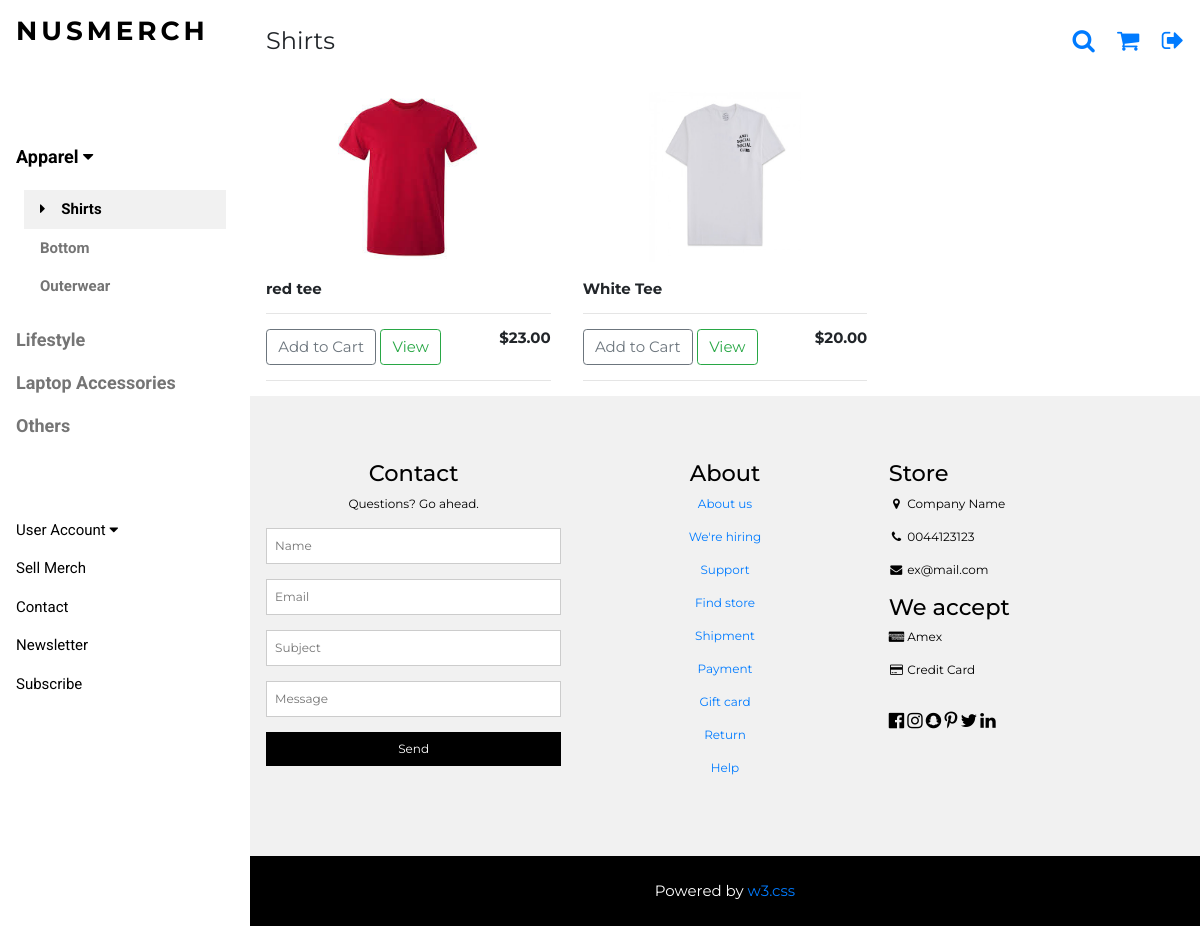
/shirt/, run on the app's committed database.
### nusmerch/models.py (models this page shows, shortened)
class Product(models.Model):
	cat = [
    ('Shirt', 'Shirt'),
    ('Outerwear', 'Outerwear'),
   	('Bottom', 'Bottom'),
   	('Laptop Accessories', 'Laptop Accessories'),
	('Lifestyle', 'Lifestyle'),
   	('Others', 'Others'),
   	]
	filter_type = [
		('NIL', 'NIL'),
		('Faculty', 'Faculty'),
		('Matric', 'Matric'),
		('Email', 'Email'),
		('Campus Residential', 'Campus Residential'),
	]
	faculty_types = [
		('FASS', 'Arts and Social Sciences'),
		('BIZ', 'Business'),
		('COM', 'Computing'),
		('DEN', 'Dentistry'),
		('SDE', 'Design and Environment'),
		('ENG', 'Engineering'),
		('LAW', 'Law'),
		('MED', 'Medicine'),
		('SCI', 'Science'),
	]
	Campus_Residential = [
		('TH', 'Temasek Hall'),
		('EH', 'Eusoff Hall'),
		('SH', 'Sheares Hall'),
		('RH', 'Raffles Hall'),
		('KR', 'Kent Ridge Hall'),
		('TEM', 'Tembusu'),
		('RVRC', 'Ridge View Residences'),
		('CAPT', 'College of Alice and Peter Tan'),
		('USP', 'University Scholars Programme'),
		('RC4', 'Residential College 4'),
		('NIL', 'Do Not Stay On Campus'),
	]
	name_of_MERCH = models.CharField(max_length=200,null=True)
	price = models.DecimalField(decimal_places=2,max_digits=5)
	organisation = models.CharField(max_length=200,null=True)
	category = models.CharField(max_length=200,null=True,choices=cat)
	filter = models.CharField('Filter Type', max_length=200,null=True,choices=filter_type, default='NIL')
	filter_faculty = models.CharField('Filter(Faculty)', max_length=200, blank=True, choices=faculty_types)
	filter_matric = models.CharField('Filter(Matric)',max_length=10000, blank=True)
	filter_email = models.CharField('Filter(Email)',max_length=10000, blank=True)
	filter_campus = models.CharField('Filter(Campus)', max_length=200, blank=True, choices=Campus_Residential)
	form = models.URLField(max_length=200)
	image = models.ImageField(upload_to='media',null=True)

### nusmerch/views.py (the view)
# urls.py: url(r'^shirt/$',views.shirt,name='shirt'),
def shirt(request):
    products = Product.objects.filter(category = "Shirt")
    if request.user.is_authenticated:
        user = request.user
        profile = userInfo.objects.get(user=user)
        pdt_nil = products.filter(filter = "NIL")
        pdt_faculty = products.filter(filter_faculty = profile.faculty)
        pdt_email = products.filter(filter_email__icontains = profile.email)
        pdt_matric = products.filter(filter_matric__icontains = profile.matric)
        pdt_campus = products.filter(filter_campus=profile.campus_residential_type)
        products = pdt_faculty | pdt_campus | pdt_nil | pdt_matric | pdt_email
    else:
        products = products
    context = {'products':products}
    return render(request, "nusmerch/shirt.html", context)

### nusmerch/templates/nusmerch/shirt.html (shortened to what this page needs)
{% extends "nusmerch/merch.html" %}
{% load static %}
{% block head %}
    <p class="w3-left">Shirts</p>
{% endblock %}
{% block menu %}
<nav class="w3-sidebar w3-bar-block w3-white w3-collapse w3-top" style="z-index:3;width:250px" id="mySidebar">
  <div class="w3-container w3-display-container w3-padding-16">
    <h3 class="w3-wide"><b>NUSMERCH</b></h3>
  </div>
  <div class="w3-padding-64 w3-large w3-text-grey" style="font-weight:bold">
      <a onclick="myAccFunc()" href="javascript:void(0)" class="w3-button w3-block w3-white w3-left-align" id="myBtn">
      Apparel  <i class="fa fa-caret-down"></i>
    </a>
    <div id="demoAcc" class="w3-bar-block w3-hide w3-padding-large w3-medium">
      <a href="/shirt/" class="w3-bar-item w3-button w3-light-grey"><i class="fa fa-caret-right w3-margin-right"></i>Shirts</a>
      <a href="/bottom/" class="w3-bar-item w3-button">Bottom</a>
      <a href="/outerwear/" class="w3-bar-item w3-button">Outerwear</a>
    </div>
    <a href="/lifestyle/" class="w3-bar-item w3-button">Lifestyle</a>
    <a href="/laptop/" class="w3-bar-item w3-button">Laptop Accessories</a>
    <a href="/others/" class="w3-bar-item w3-button">Others</a>
  </div>
    <a onclick="myAccFunc2()" href="javascript:void(0)" class="w3-button w3-block w3-white w3-left-align" id="myBtn">
      User Account  <i class="fa fa-caret-down"></i>
    </a>
  <a href="/sell_merch/" class="w3-bar-item w3-button w3-padding">Sell Merch</a>
    <a href="#footer" class="w3-bar-item w3-button w3-padding">Contact</a>
  <a href="javascript:void(0)" class="w3-bar-item w3-button w3-padding" onclick="document.getElementById('newsletter').style.display='block'">Newsletter</a>
  <a href="#footer"  class="w3-bar-item w3-button w3-padding">Subscribe</a>
</nav>
{% endblock %}
{% block product %}
  <div class="w3-row">
    {% for product in products %}
    <div class="w3-col l4 s4">
      <img class="item center thumbnail" src="{{ product.image.url }}">
      <div class="w3-container">
        <h6><strong>{{product.name_of_MERCH}}</strong></h6>
        <hr>
        <button data-product={{product.id}} data-action="add" class="btn btn-outline-secondary add-btn update-cart" href="javascript:void(0)" onclick="document.getElementById('cart').style.display='block'">Add to Cart</button>
        <a class="btn btn-outline-success" href="/product/">View</a>
        <h6 style="display: inline-block; float: right"><strong>${{product.price|floatformat:2}}</strong></h6>
        <hr>
      </div>
    </div>
    {% endfor %}
  </div>
{% endblock %}

### nusmerch/static/merch.css (style rules this page uses)
html { box-sizing:border-box }
*,*:before,*:after { box-sizing:inherit }
html { -ms-text-size-adjust:100%;-webkit-text-size-adjust:100% }
body { margin:0 }
article,aside,details,figcaption,figure,footer,header,main,menu,nav,section { display:block }
a { background-color:transparent }
b,strong { font-weight:bolder }
img { border-style:none }
hr { box-sizing:content-box;height:0;overflow:visible }
button,input,select,textarea,optgroup { font:inherit;margin:0 }
button,input { overflow:visible }
button,select { text-transform:none }
button,[type=button],[type=reset],[type=submit] { -webkit-appearance:button }
html,body { font-family:Verdana,sans-serif;font-size:15px;line-height:1.5 }
html { overflow-x:hidden }
h3 { font-size:24px }
h6 { font-size:16px }
h1,h2,h3,h4,h5,h6 { font-family:"Segoe UI",Arial,sans-serif;font-weight:400;margin:10px 0 }
.w3-wide { letter-spacing:4px }
hr { border:0;border-top:1px solid #eee;margin:20px 0 }
img { max-width: 100%;height: auto; }
.item { width: 120px;height: 200px;margin: 3px;padding: 3px; }
.center { display: block;margin-left: auto;margin-right: auto;width: 50%; }
img { vertical-align:middle }
a { color:inherit }
.w3-btn,.w3-button { border:none;display:inline-block;padding:8px 16px;vertical-align:middle;overflow:hidden;text-decoration:none;color:inherit;background-color:inherit;text-align:center;cursor:pointer;white-space:nowrap }
.w3-btn,.w3-button { -webkit-touch-callout:none;-webkit-user-select:none;-khtml-user-select:none;-moz-user-select:none;-ms-user-select:none;user-select:none }
.w3-tooltip,.w3-display-container { position:relative }
.w3-sidebar { height:100%;width:200px;background-color:#fff;position:fixed!important;z-index:1;overflow:auto }
.w3-bar-block .w3-bar-item { width:100%;display:block;padding:8px 16px;text-align:left;border:none;white-space:normal;float:none;outline:0 }
.w3-block { display:block;width:100% }
.w3-container:after,.w3-container:before,.w3-panel:after,.w3-panel:before,.w3-row:after,.w3-row:before,.w3-row-padding:after,.w3-row-padding:before, .w3-cell-row:before,.w3-cell-row:after,.w3-clear:after,.w3-clear:before,.w3-bar:before,.w3-bar:after { content:"";display:table;clear:both }
.w3-col,.w3-half,.w3-third,.w3-twothird,.w3-threequarter,.w3-quarter { float:left;width:100% }
.w3-col.s4 { width:33.33333% }
@media (min-width:993px) { .w3-col.l4 { width:33.33333% } }
.w3-content,.w3-auto { margin-left:auto;margin-right:auto }
.w3-content { max-width:980px }
.w3-hide { display:none!important }
.w3-show-block,.w3-show { display:block!important }
@media (min-width:993px) { .w3-sidebar.w3-collapse { display:block!important } }
.w3-top,.w3-bottom { position:fixed;width:100%;z-index:1 }
.w3-top { top:0 }
.w3-container,.w3-panel { padding:0.01em 16px }
.w3-medium { font-size:15px!important }
.w3-large { font-size:18px!important }
.w3-left-align { text-align:left!important }
.w3-margin-right { margin-right:16px!important }
.w3-padding { padding:8px 16px!important }
.w3-padding-large { padding:12px 24px!important }
.w3-padding-16 { padding-top:16px!important;padding-bottom:16px!important }
.w3-padding-64 { padding-top:64px!important;padding-bottom:64px!important }
.w3-left { float:left!important }
.w3-white,.w3-hover-white:hover { color:#000!important;background-color:#fff!important }
.w3-light-grey,.w3-hover-light-grey:hover,.w3-light-gray,.w3-hover-light-gray:hover { color:#000!important;background-color:#f1f1f1!important }
.w3-text-grey,.w3-hover-text-grey:hover,.w3-text-gray,.w3-hover-text-gray:hover { color:#757575!important }

### nusmerch/templates/nusmerch/merch.html (style rules this page uses)
.w3-sidebar a { font-family: "Roboto", sans-serif }
body,h1,h2,h3,h4,h5,h6,.w3-wide { font-family: "Montserrat", sans-serif; }

### data on the page
Product: image (picture), name_of_MERCH "red tee", price "23.00"
Product: image (picture), name_of_MERCH "White Tee", price "20.00"
